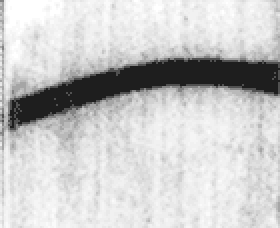
#> input picture data/raw/ccamc_fine_grained_images/楚簡/安徽大學藏战國竹簡/%E4%B8%80_chujian_0c7cad0fc8a5.png, 140 x 114 px (shown 2 times larger)
$ python -i analyze_evolution_shapes.py   (imports and definitions only)
#> lines starting #> are read from the running program, lines starting #| are printed output that depends on the picture; after the words box and inside, x2 and y2 are one past the last pixel; in counts of white or black regions, pixels touching at a corner belong together
#> further down, picture is the input picture: shape (114, 140); min 30, max 255, mean 201.6
#!/usr/bin/env python3
"""Seven glyph observables and deterministic trajectory clustering from real images."""
import argparse, json, sys
from pathlib import Path
from collections import defaultdict
import numpy as np
from scipy import ndimage
from scipy.spatial.distance import pdist
from sklearn.cluster import KMeans, SpectralClustering, AgglomerativeClustering
from sklearn.metrics import adjusted_rand_score
from skimage.morphology import skeletonize
import cv2

sys.path.insert(0, str(Path(__file__).resolve().parents[1] / "src"))
from data.images import load_glyph_image

NAMES = (
    "stroke_segments",
    "contour_inflections",
    "endpoints",
    "mean_endpoint_distance",
    "horizontal_vertical_ratio",
    "enclosed_area_ratio",
    "bilateral_symmetry",
)


def observables(image, annotated_strokes=None):
    image = cv2.resize(image, (64, 64), interpolation=cv2.INTER_AREA)
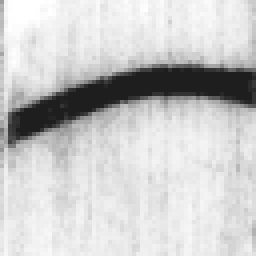
#> image: shape (64, 64) (shown 4 times larger); min 30, max 255, mean 201.6
    _, binary = cv2.threshold(image, 0, 255, cv2.THRESH_BINARY_INV + cv2.THRESH_OTSU)
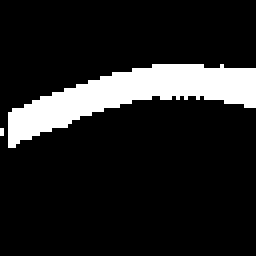
#> binary: shape (64, 64) (shown 4 times larger); 13.1% white; 2 white regions (1 under 20 px), largest, box (x1, y1, x2, y2) and area: (2, 16, 64, 37) 536
    ink = binary > 0
    skeleton = skeletonize(ink)
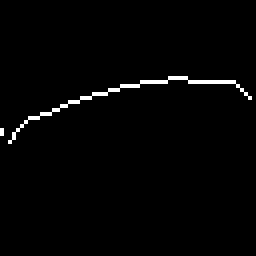
#> skeleton: shape (64, 64) bool (shown 4 times larger); 1.6% white in thin lines or dots, all inside (x1, y1, x2, y2) = (0, 19, 63, 36)
    neighbors = (
        ndimage.convolve(skeleton.astype(int), np.ones((3, 3), int), mode="constant")
        - skeleton
    )
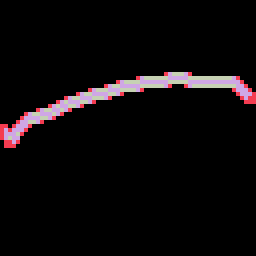
#> neighbors: shape (64, 64) int64 (shown 4 times larger); 4 distinct labels, from 0 to 3; one colour per label, 0 black
    endpoints = np.argwhere(skeleton & (neighbors == 1))
#> endpoints = [[24, 62], [32, 0], [33, 0], [35, 2]]
    segments = ndimage.label(skeleton & (neighbors <= 2), np.ones((3, 3)))[1]
#> segments = 2
    contours, _ = cv2.findContours(binary, cv2.RETR_LIST, cv2.CHAIN_APPROX_SIMPLE)
#> contours = 2 contours, 1 with area under 20; largest, box (x1, y1, x2, y2) and area: (2, 16, 64, 37) 466
    inflections = 0
    for contour in contours:
        points = contour[:, 0, :]
        if len(points) >= 4:
            step = np.roll(points, -1, axis=0) - points
            cross = (
                step[:, 0] * np.roll(step, -1, axis=0)[:, 1]
                - step[:, 1] * np.roll(step, -1, axis=0)[:, 0]
            )
            signs = np.sign(cross[cross != 0])
            inflections += int((signs != np.roll(signs, 1)).sum()) if len(signs) else 0
#> this loop made 2 passes
#> inflections on pass 2: 60
#> points on pass 1: [[0, 32], [0, 33]]
#> after the loop, inflections = 60
    horizontal = int((skeleton[:, 1:] & skeleton[:, :-1]).sum())
#> horizontal = 40
    vertical = int((skeleton[1:] & skeleton[:-1]).sum())
#> vertical = 2
    holes = ndimage.binary_fill_holes(ink) & ~ink
#> holes: shape (64, 64) bool; every value is 0
    union = (ink | np.fliplr(ink)).sum()
#> union = 906
    symmetry = float((ink & np.fliplr(ink)).sum() / union) if union else 1.0
#> symmetry = 0.188
    values = [
        float(annotated_strokes) if annotated_strokes is not None else float(segments),
        float(inflections),
        float(len(endpoints)),
        (
            float(pdist(endpoints).mean() / np.sqrt(image.size))
            if len(endpoints) > 1
            else 0.0
        ),
        float(horizontal / max(1, vertical)),
        float(holes.sum() / max(1, ink.sum() + holes.sum())),
        symmetry,
    ]
#> values = [2, 60, 4, 0.504, 20, 0, 0.188]
    return values


# [83 lines left out: function main, not called in this run]


# [2 lines not run here, left out]

>>> import cv2
>>> picture = cv2.imread('../data/raw/ccamc_fine_grained_images/楚簡/安徽大學藏战國竹簡/%E4%B8%80_chujian_0c7cad0fc8a5.png', cv2.IMREAD_GRAYSCALE)
>>> result = observables(picture)
#> result = [2, 60, 4, 0.504, 20, 0, 0.188]

$ run again, on data/raw/ccamc_fine_grained_images/楚簡/安徽大學藏战國竹簡/%E4%B8%80_chujian_dcaf99e1e481.png
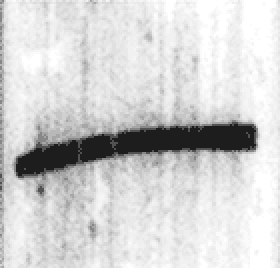
#> input picture data/raw/ccamc_fine_grained_images/楚簡/安徽大學藏战國竹簡/%E4%B8%80_chujian_dcaf99e1e481.png, 140 x 134 px (shown 2 times larger)
#> picture is the input picture: shape (134, 140); min 29, max 255, mean 210.4
#> in observables, `_, binary = cv2.threshold(image, 0, 255, cv2.THRESH_BINARY_INV + cv2.T..`:
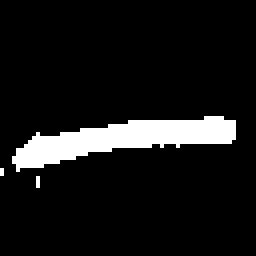
#> binary: shape (64, 64) (shown 4 times larger); 9% white; 3 white regions (2 under 20 px), largest, box (x1, y1, x2, y2) and area: (3, 29, 59, 43) 362
#> skeleton: shape (64, 64) bool; 1.4% white in thin lines or dots, all inside (x1, y1, x2, y2) = (0, 32, 57, 47)
#> in observables, `neighbors = ( ndimage.convolve(skeleton.astype(int), np.ones((3, 3), i..`:
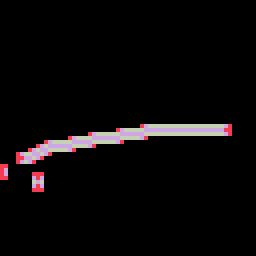
#> neighbors: shape (64, 64) int64 (shown 4 times larger); 4 distinct labels, from 0 to 3; one colour per label, 0 black
#> endpoints = [[32, 56], [39, 5], [42, 0], [43, 0], [44, 9], [46, 9]]
#> segments = 3
#> contours = 3 contours, 2 with area under 20; largest, box (x1, y1, x2, y2) and area: (3, 29, 59, 43) 302
#> the loop in observables, `for contour in contours:` made 3 passes
#> inflections on pass 3: 36
#> after the loop in observables, `for contour in contours:`: inflections = 36
#> horizontal = 44
#> vertical = 3
#> holes: shape (64, 64) bool; every value is 0
#> union = 550
#> symmetry = 0.335
#> values = [3, 36, 6, 0.344, 14.67, 0, 0.335]
